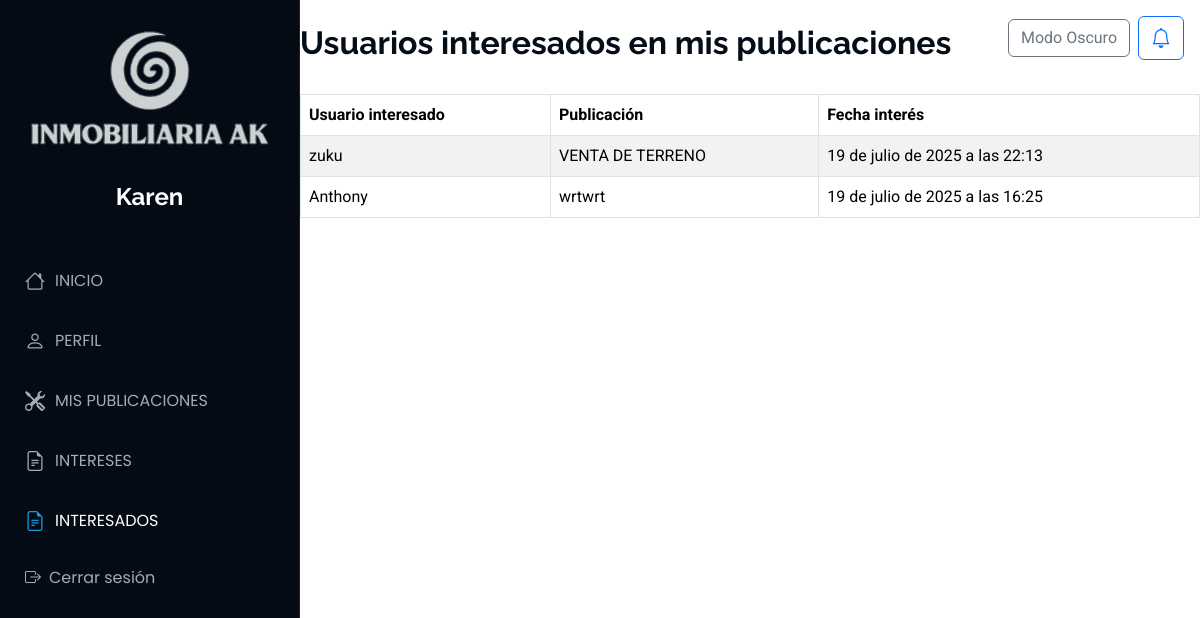
The app's page /Interesados/mis-interesados (signed in) with its own data.
### Aplicaciones/Usuario/models.py (models this page shows)
class Usuario(models.Model):
    usuario = models.CharField(max_length=150, unique=True)
    contrasena = models.CharField(max_length=128)
    correo = models.EmailField(unique=True,null=True, blank=True)
    telefono = models.CharField(null=True, blank=True)
    fecha_registro = models.DateTimeField(auto_now_add=True,null=True, blank=True)
    telegram_id = models.CharField(max_length=50, null=True, blank=True)

### Aplicaciones/Interez/models.py (models this page shows)
class Interez(models.Model):
    usuario = models.ForeignKey(Usuario, on_delete=models.CASCADE)
    propiedad = models.ForeignKey(Propiedad, on_delete=models.CASCADE)
    fecha_interes = models.DateTimeField(auto_now_add=True)

### Aplicaciones/Publicaciones/models.py (models this page shows)
class Propiedad(models.Model):
    id_propiedad = models.AutoField(primary_key=True)
    titulo = models.CharField(max_length=200)
    imagen = models.FileField(upload_to='propiedades/')
    descripcion = models.TextField()
    precio = models.DecimalField(max_digits=12, decimal_places=2)
    ubicacion=models.CharField(max_length=200,null=True,blank=True)
    usuario = models.ForeignKey(Usuario, on_delete=models.CASCADE)
    latitud = models.DecimalField(max_digits=9, decimal_places=7)
    longitud = models.DecimalField(max_digits=10, decimal_places=7)
    estado = models.CharField(max_length=50)
    fecha_publicacion = models.DateTimeField(auto_now_add=True)
    fecha_actualizacion = models.DateTimeField(auto_now=True,null=True,blank=True)

### Aplicaciones/Interesados/views.py (the view)
# urls.py: path('mis-interesados', views.interesados_en_mis_publicaciones, name='mis_interesados'),
def interesados_en_mis_publicaciones(request):
    usuario_id = request.session.get('usuario_id')
    if not usuario_id:
        return redirect('iniciosesion')
    usuario_actual = Usuario.objects.get(id=usuario_id)
    mis_publicaciones = Propiedad.objects.filter(usuario=usuario_actual)
    intereses = Interez.objects.filter(propiedad__in=mis_publicaciones).select_related('usuario', 'propiedad')
    return render(request, 'lista.html', {'intereses': intereses})

### Aplicaciones/Interesados/templates/lista.html (shortened to what this page needs)
{% extends 'plantilla.html' %}
{% load static %}
{% block body %}
<main><br>
    <h2><b>Usuarios interesados en mis publicaciones</b></h2><br>
    <table class="table table-bordered table-striped table-hover" id="interesados">
        <thead>
            <tr>
                <th>Usuario interesado</th>
                <th>Publicación</th>
                <th>Fecha interés</th>
            </tr>
        </thead>
        <tbody>
            {% for interes in intereses %}
                <tr>
                    <td>{{ interes.usuario.usuario }}</td>
                    <td>{{ interes.propiedad.titulo }}</td>
                    <td>{{ interes.fecha_interes }}</td>
                </tr>
            {% empty %}
                <tr><td colspan="3">No hay usuarios interesados en tus publicaciones aún.</td></tr>
            {% endfor %}
        </tbody>
    </table>
</main>
{% endblock %}

### Aplicaciones/templates/plantilla.html (shortened to what this page needs)
{% load static %}
<!DOCTYPE html>
<html lang="en">
<head>
  <link href="https://cdn.jsdelivr.net/npm/bootstrap@5.3.3/dist/css/bootstrap.min.css" rel="stylesheet">
  <link href="https://cdn.jsdelivr.net/npm/bootstrap-icons/font/bootstrap-icons.css" rel="stylesheet" />
<link rel="stylesheet" href="https://cdnjs.cloudflare.com/ajax/libs/font-awesome/6.7.2/css/all.min.css" />
  <link href="{% static 'plantilla/Port/assets/vendor/bootstrap-icons/bootstrap-icons.css' %}" rel="stylesheet">
  <link href="{% static 'plantilla/Port/assets/vendor/aos/aos.css' %}" rel="stylesheet">
  <link href="{% static 'plantilla/Port/assets/vendor/glightbox/css/glightbox.min.css' %}" rel="stylesheet">
  <link href="{% static 'plantilla/Port/assets/vendor/swiper/swiper-bundle.min.css' %}" rel="stylesheet">
  <link href="{% static 'plantilla/Port/assets/css/main.css' %}" rel="stylesheet">
<link rel="stylesheet" href="https://cdn.datatables.net/2.0.3/css/dataTables.dataTables.min.css">
<link rel="stylesheet" href="https://cdn.datatables.net/buttons/2.4.2/css/buttons.dataTables.min.css">
</head>
<body class="index-page">
  <header id="header" class="header dark-background d-flex flex-column">
    <br>
    <img src="/static/img/FOTO.png" alt="" ><br>
      <a href="#" class="logo d-flex align-items-center justify-content-center">
        <h1 class="sitename">
          {% if request.session.usuario_nombre %}
            {{ request.session.usuario_nombre }}
          {% else %}
            Invitado
          {% endif %}
        </h1>
      </a>
    <nav id="navmenu" class="navmenu">
      <ul><br>
        <li><a href="{% url 'inicios' %}" class="{% if request.resolver_match.url_name == 'inicios' %}active{% endif %}">
          <i class="bi bi-house navicon"></i> INICIO</a></li>
        <li><a href="{% url 'perfil_usuario' %}" class="{% if request.resolver_match.url_name == 'perfil_usuario' %}active{% endif %}">
          <i class="bi bi-person navicon"></i> PERFIL</a></li>
        <li><a href="{% url 'iniciopu' %}" class="{% if request.resolver_match.url_name == 'iniciopu' %}active{% endif %}">
          <i class="bi bi-tools navicon"></i> MIS PUBLICACIONES</a></li>
        <li><a href="{% url 'intereses' %}" class="{% if request.resolver_match.url_name == 'intereses' %}active{% endif %}">
          <i class="bi bi-file-earmark-text navicon"></i> INTERESES</a></li>
        <li><a href="{% url 'mis_interesados' %}" class="{% if request.resolver_match.url_name == 'mis_interesados' %}active{% endif %}">
          <i class="bi bi-file-earmark-text navicon"></i> INTERESADOS</a></li>
        <li><a href="#" onclick="confirmarCerrarSesion()"><i class="bi bi-box-arrow-right me-2"></i> Cerrar sesión</a></li>
      </ul>
  </header>
{% block body %}
{% endblock %}
<div class="position-fixed top-0 end-0 p-3" style="z-index: 1050;">
  <div class="d-flex align-items-center gap-2">
    <button id="btn-toggle-theme" class="btn btn-outline-secondary">
    </button>
    <a href="{% url 'notificaciones' %}"
       class="btn btn-outline-primary position-relative">
      <i class="bi bi-bell" style="font-size: 1.25rem;"></i>
    </a>
  </div>
</div>
</body>
</html>

### tiendamue/static/plantilla/Port/assets/css/main.css (style rules this page uses)
:root { --default-font: "Roboto", system-ui, -apple-system, "Segoe UI", Roboto, "Helvetica Neue", Arial, "Noto Sans", "Liberation Sans", sans-serif, "Apple Color Emoji", "Segoe UI Emoji", "Segoe UI Symbol", "Noto Color Emoji"; --heading-font: "Raleway", sans-serif; --nav-font: "Poppins", sans-serif; }
:root { --background-color: #ffffff; --default-color: #272829; --heading-color: #050d18; --accent-color: #149ddd; --surface-color: #ffffff; --contrast-color: #ffffff; }
:root { --nav-color: #a8a9b4; --nav-hover-color: #ffffff; --nav-mobile-background-color: #040b14; --nav-dropdown-background-color: #040b14; --nav-dropdown-color: #a8a9b4; --nav-dropdown-hover-color: #ffffff; }
.dark-background { --background-color: #040b14; --default-color: #ffffff; --heading-color: #ffffff; --surface-color: #151f2b; --contrast-color: #ffffff; }
:root { scroll-behavior: smooth; }
body { color: var(--default-color); background-color: var(--background-color); font-family: var(--default-font); }
a { color: var(--accent-color); text-decoration: none; transition: 0.3s; }
h1, h2, h3, h4, h5, h6 { color: var(--heading-color); font-family: var(--heading-font); }
.header { color: var(--default-color); background-color: var(--background-color); position: fixed; top: 0; left: 0; bottom: 0; padding: 0 15px; width: 300px; transition: all ease-in-out 0.3s; overflow-y: auto; z-index: 997; border-right: 1px solid color-mix(in srgb, var(--default-color), transparent 90%); }
.header .logo { line-height: 1; margin-bottom: 15px; }
.header .logo h1 { font-size: 24px; margin: 0; font-weight: 700; color: var(--heading-color); }
@media (min-width: 1200px) { .header~main, .header~#footer { margin-left: 300px; } }
.navmenu { padding: 0; z-index: 9997; }
.navmenu ul { list-style: none; padding: 0 0 20px 0; margin: 0; }
.navmenu a, .navmenu a:focus { color: var(--nav-color); padding: 15px 10px; font-family: var(--nav-font); font-size: 16px; font-weight: 400; display: flex; align-items: center; white-space: nowrap; transition: 0.3s; width: 100%; }
.navmenu a .navicon, .navmenu a:focus .navicon { font-size: 20px; margin-right: 10px; }
.navmenu a:hover, .navmenu .active, .navmenu .active:focus { color: var(--nav-hover-color); }
.navmenu a:hover .navicon, .navmenu .active .navicon, .navmenu .active:focus .navicon { color: var(--accent-color); }

### records on screen
Usuario: session.usuario_nombre "Karen"
Interez: usuario.usuario "zuku", propiedad.titulo "VENTA DE TERRENO", fecha_interes "19 de julio de 2025 a las 22:13"
Interez: usuario.usuario "Anthony", propiedad.titulo "wrtwrt", fecha_interes "19 de julio de 2025 a las 16:25"
